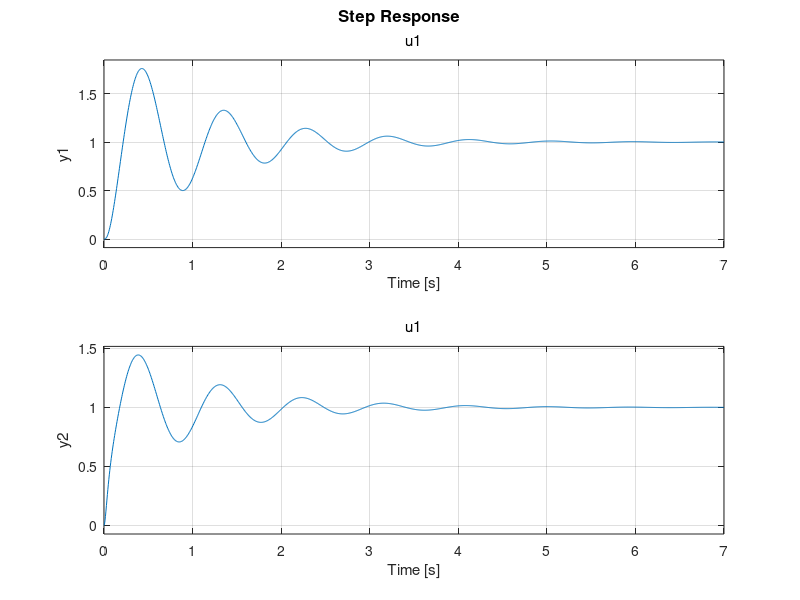

This figure's MATLAB source: (Note: this script raises an error after producing the figure.)
m1 = 250;
m2 = 25;
k1 = 22000;
k2 = k1;
c1 = 2000;

A = [0 1 0 0;
    -k1/m1 -c1/m1 k1/m1 c1/m1;
    0 0 0 1;
    k1/m2 c1/m2 -(k1+k2)/m2 -c1/m2]
B = [0 0 0 k2/m2]'
C = [1 0 0 0;
    0 0 1 0]
D = [0;0]


sys = ss(A,B,C,D)

step(sys)

syms s

lol = s*eye(4)- A
C*inv(lol)*B